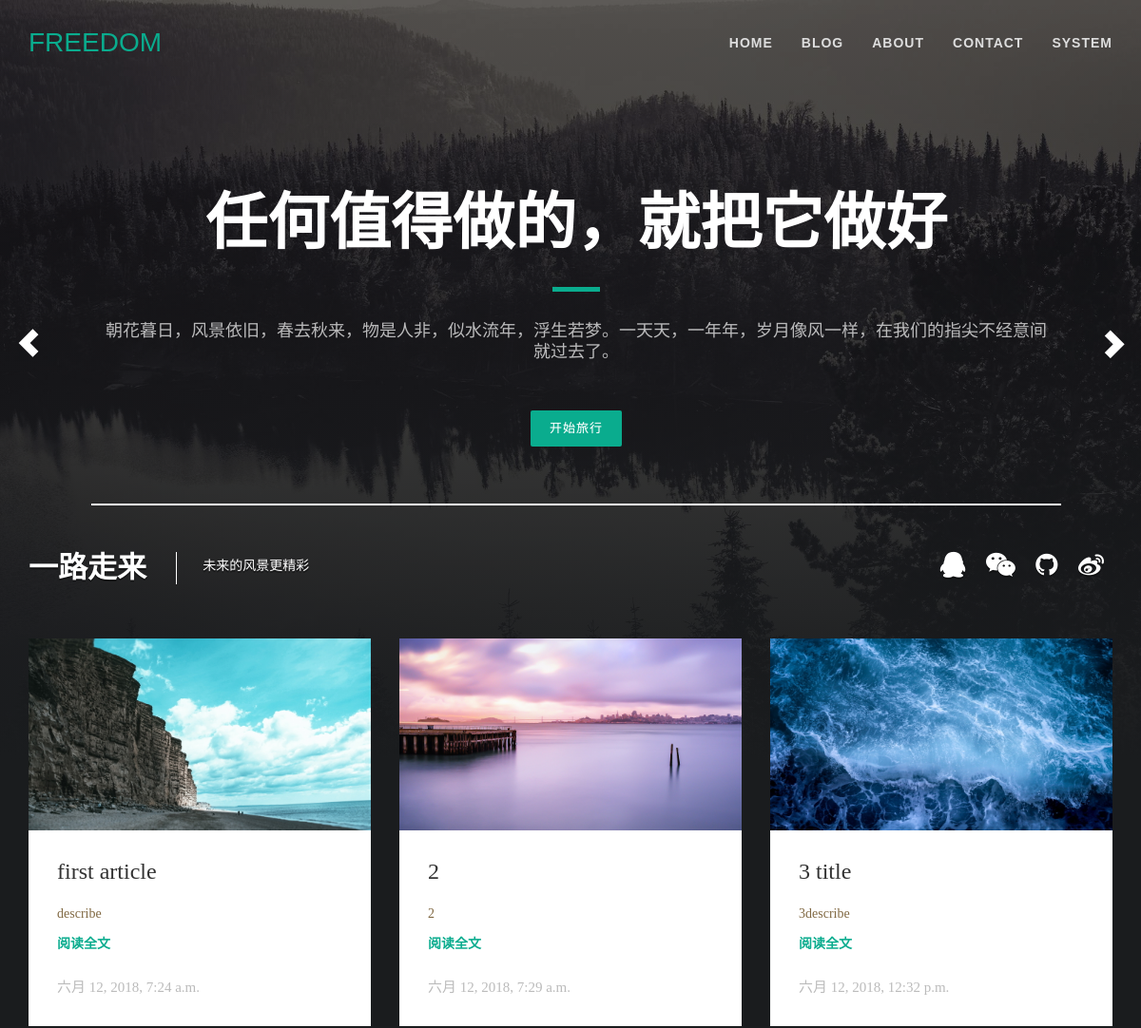
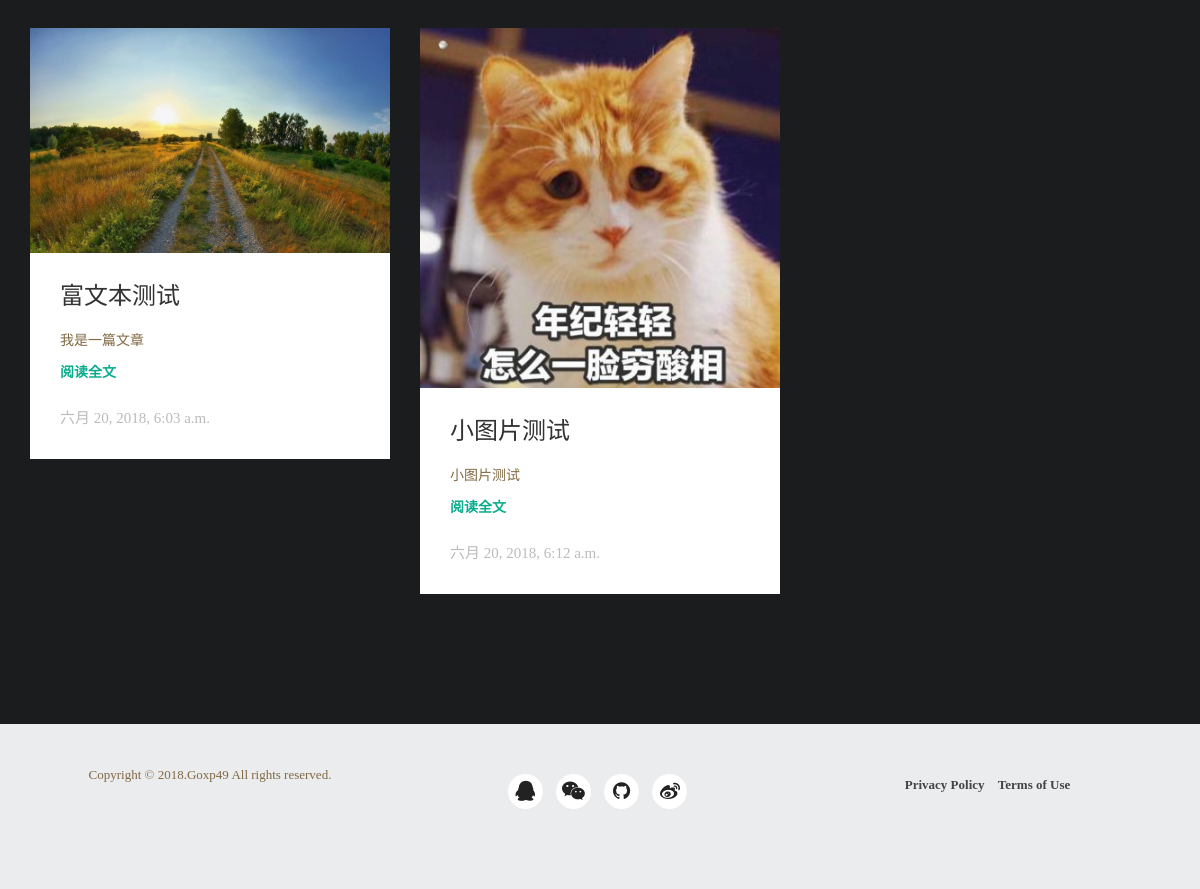
The app's page /index/ with its own data (2 pictures, top to bottom).
### blog/models.py (models this page shows, shortened)
class Article(models.Model):
    article_title = models.CharField(max_length=50,unique=True,verbose_name='文章标题')
    article_describe = models.TextField(max_length=50,verbose_name='文章描述')
    article_content = models.TextField(max_length=5000,verbose_name='文章内容')
    article_cover = models.ImageField(upload_to='cover',verbose_name='文章封面')
    article_ip = models.GenericIPAddressField(verbose_name='发布者IP地址')
    article_author = models.ForeignKey(get_user_model(),null=True,on_delete=models.SET_NULL,verbose_name='文章作者')
    article_category = models.ForeignKey('Category',null=True,on_delete=models.SET_NULL,verbose_name='文章分类')
    article_date = models.DateTimeField('最后修改日期')
    article_hits = models.IntegerField('点击量')
    def was_modify_recently(self):
        now = timezone.now()
        return now - datetime.timedelta(days=1) <= self.article_date <= now
    was_modify_recently.admin_order_field = 'article_date'
    was_modify_recently.boolean = True
    was_modify_recently.short_description = 'Modify recently?'

### blog/views.py (the view)
# urls.py: path('index/', views.index, name='index'),
def index(request):
    articles_all = {}
    articles_left = []
    articles_mid = []
    articles_right = []
    articles_number = 0
    for article in Article.objects.exclude(article_category__category_name = '博客简介').all():
        articles_number += 1
        temp_dict = {}
        temp_dict['cover'] = str(article.article_cover)
        temp_dict['title'] = article.article_title
        temp_dict['describe'] = article.article_describe
        temp_dict['url'] = article.id
        temp_dict['date'] = article.article_date
        if (articles_number % 3) == 1:
            articles_left.append(temp_dict)
        elif (articles_number % 3) == 2:
            articles_mid.append(temp_dict)
        elif (articles_number % 3) == 0:
            articles_right.append(temp_dict)
    articles_all['articles_left'] = articles_left
    articles_all['articles_mid'] = articles_mid
    articles_all['articles_right'] = articles_right
    return render(request, 'blog/index.html', {'articles_all': articles_all})

### blog/templates/blog/index.html (shortened to what this page needs)
{% extends "blog/__base__.html" %}
{% load static %}
{% block container_left %}
    {% for article1 in articles_all.articles_left %}
        <div class="box-item article_body">
            <img src="{{ MEDIA_URL }}{{ article1.cover }}" class="img-responsive"/>
            <div class="content">
                <h3>{{ article1.title }}</h3>
                <p>{{ article1.describe }}</p>
                <a href="{% url 'blog:single' article1.url %}">阅读全文</a>
                <br><br>
                <span>{{ article1.date }}</span><br>
            </div>
        </div>
    {% endfor %}
{% endblock %}
{% block container_mid %}
    {% for article2 in articles_all.articles_mid %}
        <div class="box-item article_body">
            <img src=" {{ MEDIA_URL }}{{ article2.cover }}" class="img-responsive"/>
            <div class="content">
                <h3>{{ article2.title }}</h3>
                <p>{{ article2.describe }}</p>
                <a href="{% url 'blog:single' article2.url %}">阅读全文</a>
                <br><br>
                <span>{{ article2.date }}</span><br>
            </div>
        </div>
    {% endfor %}
{% endblock %}
{% block container_right %}
{% for article3 in articles_all.articles_right %}
        <div class="box-item article_body">
            <img src="{{ MEDIA_URL }}{{ article3.cover }}" class="img-responsive"/>
            <div class="content">
                <h3>{{ article3.title }}</h3>
                <p>{{ article3.describe }}</p>
                <a href="{% url 'blog:single' article3.url %}">阅读全文</a>
                <br><br>
                <span>{{ article3.date }}</span><br>
            </div>
        </div>
    {% endfor %}
{% endblock %}

### blog/templates/blog/__base__.html (shortened to what this page needs)
{% load static %}
<head lang="zh">
    <link rel="stylesheet" href="{% static 'blog/css/bootstrap.min.css' %}"  type="text/css">
    <link href="{% static 'blog/css/owl.carousel.css' %}" rel="stylesheet">
    <link rel="stylesheet" href="{% static 'blog/css/style.css' %}">
    <link rel="stylesheet" href="{% static 'blog/css/font-awesome.css' %}"  type="text/css">
</head>
{% block body_class %}
 <body class="index-page">
{% endblock %}
    <nav class="navbar navbar-default navbar-fixed-top">
        <div class="container">
            <div class="navbar-header page-scroll">
                <a class="navbar-brand page-scroll" href="/index">FREEDOM</a>
            </div>
            <div class="collapse navbar-collapse" id="bs-example-navbar-collapse-1">
                <ul class="nav navbar-nav navbar-right">
					<li>
                        <a class="page-scroll" href="/index">Home</a>
                    </li>
					<li>
                        <a class="page-scroll" href="/blog">Blog</a>
                    </li>
                    <li>
                        <a class="page-scroll" href="/about">About</a>
                    </li>
                    <li>
                        <a class="page-scroll" href="/contact">Contact</a>
                    </li>
                    <li>
                        <a class="page-scroll" href="/admin">System</a>
                    </li>
                </ul>
            </div>
        </div>
    </nav>
    {% block carousel %}
        <div id="carousel-example-generic" class="carousel slide hidden-xs" data-ride="carousel" data-interval="4000">
            <div class="carousel-inner">
                <div class="item active">
                    <img src="{% static 'blog/images/banner1.jpg' %}" alt="...">
                    <div class="container">
                        <div class="header-text hidden-xs">
                            <div class="col-md-12 text-center">
                                <h1>任何值得做的，就把它做好</h1>
                                <hr>
                                <p>朝花暮日，风景依旧，春去秋来，物是人非，似水流年，浮生若梦。一天天，一年年，岁月像风一样，在我们的指尖不经意间就过去了。</p>
                                <a href="" class="btn btn-primary btn-xl page-scroll">开始旅行</a>
                            </div>
                        </div>
                    </div>
                </div>
            </div>
            <a class="left carousel-control" href="#carousel-example-generic" role="button" data-slide="prev">
                <span class="glyphicon glyphicon-chevron-left"></span>
            </a>
            <a class="right carousel-control" href="#carousel-example-generic" role="button" data-slide="next">
                <span class="glyphicon glyphicon-chevron-right"></span>
            </a>
        </div>
    {% endblock %}
	<header class="container">
		<div class="site-branding">
			<h1 class="site-title">
				<a href="/index">
					<span>一路走来</span>
				</a>
			</h1>
			<h2 class="site-description">未来的风景更精彩</h2>
		</div>
		<div class="social-links">
			<ul class="list-inline">
				<li><a href="#"><i class="fa fa-qq"></i></a></li>
				<li><a href="#"><i class="fa fa-weixin"></i></a></li>
				<li><a href="#"><i class="fa fa-github"></i></a></li>
				<li><a href="#"><i class="fa fa-weibo"></i></a></li>
			</ul>
		</div>
	</header>
    {% block page_content %}
        <div id="page-content">
            <section class="box-content box-1">
                <div class="container">
                    <div class="row">
                        <div class="col-md-4">
                            {% block container_left %}{% endblock %}
                        </div>
                        <div class="col-md-4">
                            {% block container_mid %}{% endblock %}
                        </div>
                        <div class="col-md-4">
                            {% block container_right %}{% endblock %}
                        </div>
                    </div>
                </div>
            </section>
        </div>
    {% endblock %}
	<footer>
		<div class="bottom-footer">
			<div class="container">
				<div class="row">
					<div class="col-md-4">
						<p>Copyright &copy; 2018.Goxp49 All rights reserved.</p>
					</div>
					<div class="col-md-4">
						<ul class="list-inline social-buttons">
                            <li><a href="#"><i class="fa fa-qq"></i></a></li>
                            <li><a href="#"><i class="fa fa-weixin"></i></a></li>
                            <li><a href="#"><i class="fa fa-github"></i></a></li>
                            <li><a href="#"><i class="fa fa-weibo"></i></a></li>
						</ul>
					</div>
					<div class="col-md-4">
						<ul class="list-inline quicklinks">
							<li><a href="#">Privacy Policy</a>
							</li>
							<li><a href="#">Terms of Use</a>
							</li>
						</ul>
					</div>
				</div>
			</div>
		</div>
	</footer>
</body>
</html>

### records on screen
Article: title "first article", describe "describe", date "六月 12, 2018, 7:24 a.m."
Article: title "富文本测试", describe "我是一篇文章", date "六月 20, 2018, 6:03 a.m."
Article: date "六月 12, 2018, 7:29 a.m."
Article: title "小图片测试", describe "小图片测试", date "六月 20, 2018, 6:12 a.m."
Article: title "3 title", describe "3describe", date "六月 12, 2018, 12:32 p.m."

### other values on screen
{{ article2.title }} "2"
{{ article2.describe }} "2"
